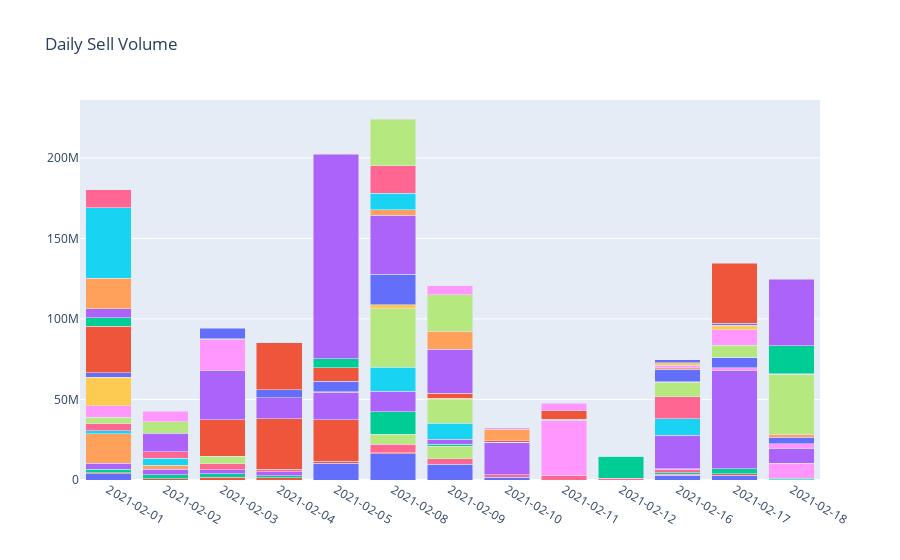

Write notebook code for a chart like this one.
### Code cell
traces = group_bc_traces("date", "abs_volume", "ticker", ["date"], df[df["signal"]=="Sell"])
fig = plot_traces(traces)
fig.update_layout(
    title="Daily Sell Volume",
    barmode='stack',
    xaxis={'categoryorder':'category ascending', 'type': 'category'}
)
fig.show()

### Figure 1 — Plotly figure (JSON) as saved in the notebook; plotly's stock layout.template omitted (floating-point values rounded to 4 significant figures)
{"data": [{"name": "API", "showlegend": false, "type": "bar", "x": ["2021-02-01", "2021-02-05", "2021-02-08", "2021-02-09", "2021-02-10", "2021-02-16", "2021-02-17"], "y": [3900000.0, 10530000.0, 16273279, 9873000.0, 1763900, 2857000.0, 2801000.0]}, {"name": "AVAV", "showlegend": false, "type": "bar", "x": ["2021-02-01", "2021-02-02", "2021-02-03", "2021-02-04", "2021-02-05", "2021-02-08", "2021-02-16", "2021-02-17", "2021-02-18"], "y": [736100.0, 753300.0, 1558305, 1547000.0, 1020054, 748500.0, 845200.0, 1163000.0, 51190.0]}, {"name": "BYDDY", "showlegend": false, "type": "bar", "x": ["2021-02-01", "2021-02-02", "2021-02-03", "2021-02-04", "2021-02-16", "2021-02-17", "2021-02-18"], "y": [2027000.0, 2532000.0, 2199000.0, 1197000.0, 858500.0, 3124000.0, 939900.0]}, {"name": "FLIR", "showlegend": false, "type": "bar", "x": ["2021-02-01", "2021-02-02", "2021-02-03", "2021-02-04"], "y": [3710000.0, 3486060, 2740000.0, 2422000.0]}, {"name": "FSLY", "showlegend": false, "type": "bar", "x": ["2021-02-01", "2021-02-02"], "y": [18310000.0, 2508000.0]}, {"name": "IRDM", "showlegend": false, "type": "bar", "x": ["2021-02-01", "2021-02-02"], "y": [1997000.0, 4356000.0]}, {"name": "MTLS", "showlegend": false, "type": "bar", "x": ["2021-02-01", "2021-02-02", "2021-02-03", "2021-02-04", "2021-02-08", "2021-02-09", "2021-02-10", "2021-02-11", "2021-02-12", "2021-02-16"], "y": [4140000.0, 4034000.0, 3462000.0, 1481130, 5204900, 3306000.0, 1391000.0, 3102000.0, 1161000.0, 1652000.0]}, {"name": "NNDM", "showlegend": false, "type": "bar", "x": ["2021-02-01", "2021-02-03", "2021-02-08", "2021-02-09"], "y": [4248000.0, 4721000.0, 6101000.0, 7760000.0]}, {"name": "PACB", "showlegend": false, "type": "bar", "x": ["2021-02-01", "2021-02-11", "2021-02-16", "2021-02-18"], "y": [6995000.0, 34023171, 871400.0, 9380000.0]}, {"name": "PYPL", "showlegend": false, "type": "bar", "x": ["2021-02-01"], "y": [17860000.0]}, {"name": "REGN", "showlegend": false, "type": "bar", "x": ["2021-02-01"], "y": [2631000.0]}, {"name": "ROKU", "showlegend": false, "type": "bar", "x": ["2021-02-01", "2021-02-03", "2021-02-04", "2021-02-05"], "y": [28960000.0, 22630000.0, 31390000.0, 25910000.0]}, {"name": "SPCE", "showlegend": false, "type": "bar", "x": ["2021-02-01", "2021-02-08", "2021-02-09", "2021-02-12"], "y": [5156000.0, 14200000.0, 1150000.0, 13640000.0]}, {"name": "SPLK", "showlegend": false, "type": "bar", "x": ["2021-02-01", "2021-02-02", "2021-02-03", "2021-02-04", "2021-02-05", "2021-02-08", "2021-02-09", "2021-02-10", "2021-02-16", "2021-02-17", "2021-02-18"], "y": [5595000.0, 11456752, 30810000.0, 13020000.0, 17120000.0, 12610000.0, 3107000.0, 19850000.0, 20819100, 61150000.0, 9472000.0]}, {"name": "SQ", "showlegend": false, "type": "bar", "x": ["2021-02-01"], "y": [19150000.0]}, {"name": "TSM", "showlegend": false, "type": "bar", "x": ["2021-02-01", "2021-02-08", "2021-02-09", "2021-02-16"], "y": [43520000.0, 14950000.0, 10190000.0, 10150000.0]}, {"name": "Z", "showlegend": false, "type": "bar", "x": ["2021-02-01", "2021-02-16"], "y": [11160000.0, 13640000.0]}, {"name": "SE", "showlegend": false, "type": "bar", "x": ["2021-02-02", "2021-02-08", "2021-02-09", "2021-02-16"], "y": [6951000.0, 36130000.0, 14510000.0, 9002000.0]}, {"name": "TWST", "showlegend": false, "type": "bar", "x": ["2021-02-02", "2021-02-03", "2021-02-16", "2021-02-17", "2021-02-18"], "y": [6743000.0, 19170000.0, 285700.0, 1533570, 2653000.0]}, {"name": "ONVO", "showlegend": false, "type": "bar", "x": ["2021-02-03", "2021-02-04", "2021-02-05", "2021-02-08", "2021-02-09", "2021-02-10", "2021-02-11", "2021-02-12", "2021-02-16", "2021-02-17"], "y": [345800.0, 114500.0, 266600.0, 2527000.0, 828200.0, 570100.0, 721000.0, 92490.0, 68420.0, 85900.0]}, {"name": "PSTG", "showlegend": false, "type": "bar", "x": ["2021-02-03", "2021-02-04", "2021-02-05", "2021-02-08", "2021-02-16", "2021-02-17", "2021-02-18"], "y": [6622000.0, 5020000.0, 6507000.0, 18880000.0, 7787000.0, 6231000.0, 4120000.0]}, {"name": "LSPD", "showlegend": false, "type": "bar", "x": ["2021-02-04", "2021-02-05", "2021-02-09", "2021-02-10", "2021-02-11"], "y": [29040000.0, 8273000.0, 3027000.0, 1195000.0, 5231000.0]}, {"name": "HUYA", "showlegend": false, "type": "bar", "x": ["2021-02-05"], "y": [5736000.0]}, {"name": "PINS", "showlegend": false, "type": "bar", "x": ["2021-02-05", "2021-02-08", "2021-02-09"], "y": [126900000.0, 36900000.0, 27400000.0]}, {"name": "CDNA", "showlegend": false, "type": "bar", "x": ["2021-02-08", "2021-02-09", "2021-02-10", "2021-02-16", "2021-02-17", "2021-02-18"], "y": [3264000.0, 11370000.0, 6886000.0, 836800.0, 34730.0, 1803000.0]}, {"name": "MELI", "showlegend": false, "type": "bar", "x": ["2021-02-08"], "y": [10345828]}, {"name": "PDD", "showlegend": false, "type": "bar", "x": ["2021-02-08"], "y": [17150000.0]}, {"name": "TCEHY", "showlegend": false, "type": "bar", "x": ["2021-02-08", "2021-02-09", "2021-02-17", "2021-02-18"], "y": [28890000.0, 22560000.0, 7700000.0, 37210000.0]}, {"name": "SSYS", "showlegend": false, "type": "bar", "x": ["2021-02-09", "2021-02-10", "2021-02-11", "2021-02-16", "2021-02-17", "2021-02-18"], "y": [5612000.0, 821900.0, 4626000.0, 1442000.0, 9380000.0, 468.9]}, {"name": "PD", "showlegend": false, "type": "bar", "x": ["2021-02-16", "2021-02-17"], "y": [1785000.0, 2822000.0]}, {"name": "VCYT", "showlegend": false, "type": "bar", "x": ["2021-02-16", "2021-02-17", "2021-02-18"], "y": [1670000.0, 1258000.0, 474300.0]}, {"name": "GOOGL", "showlegend": false, "type": "bar", "x": ["2021-02-17"], "y": [37270000.0]}, {"name": "TMO", "showlegend": false, "type": "bar", "x": ["2021-02-18"], "y": [17320000.0]}, {"name": "TWLO", "showlegend": false, "type": "bar", "x": ["2021-02-18"], "y": [41114871]}], "layout": {"autosize": true, "barmode": "stack", "title": {"text": "Daily Sell Volume"}, "xaxis": {"autorange": true, "categoryorder": "category ascending", "range": [-0.5, 12.5], "type": "category"}, "yaxis": {"autorange": true, "range": [0, 236000000.0], "type": "linear"}}}
